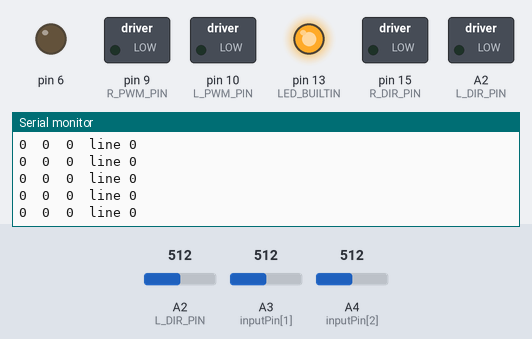
Bench run of a sketch on a simulated Arduino Uno, built with avr-gcc and run on an emulated ATmega328P. Parts: switched loads named in the sketch (green lamp = pin HIGH), output pins drawn as LEDs (lit = HIGH), the last lines printed to the serial monitor. Inputs (shaded band) come from the test bench; at power-on: A2 (L_DIR_PIN) = 512, A3 (inputPin[1]) = 512, A4 (inputPin[2]) = 512.

Above: at 6.2 s.
6.3 s: A2 (L_DIR_PIN) set to 597
9.3 s: A2 (L_DIR_PIN) set to 629
At 10.2 s:
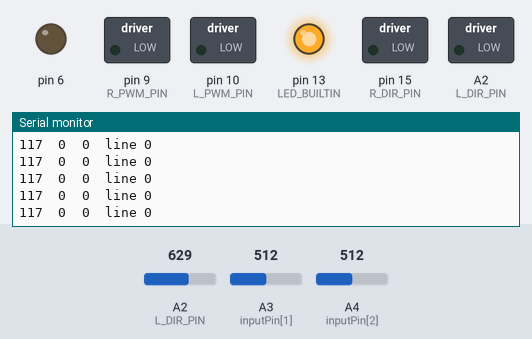
12.3 s: A3 (inputPin[1]) set to 604
15.3 s: A3 (inputPin[1]) set to 625
At 16.0 s:
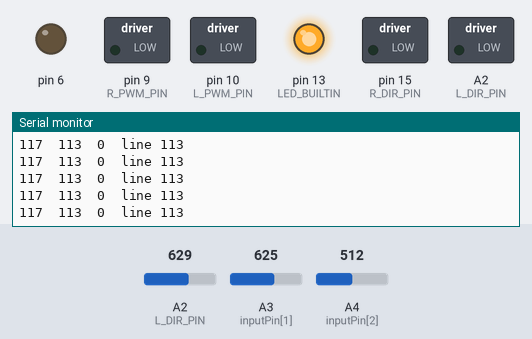

Measured:
- after the input at 9.3 s, the serial monitor: prints a new line at once (image 1)
- after the input at 15.3 s, the serial monitor: prints a new line at once (image 2)

The sketch:

prueba_sincontrol.ino
```cpp
#define L_PWM_PIN 10
#define L_DIR_PIN 16
#define R_PWM_PIN  9
#define R_DIR_PIN 15

const int numReadings = 40;
unsigned int readings[3][numReadings];      // the readings from the analog input
int readIndex = 0;              // the index of the current reading
unsigned int total[] = {0, 0, 0};               // the running total
float average[] = {0, 0, 0};              // the average
unsigned int sensorValue[] = {0, 0, 0};
int inputPin[] = {A2, A3, A4};
int sensorMin[] = {1023, 1023, 1023};
int sensorMax[] = {0, 0, 0};


// Variables to remember our
// motor power for Left and Right.
// Byte stores 0 to 255
byte l_power;
byte r_power;

unsigned int linea = 0;
unsigned int pos = 0;
unsigned int centre = 0, error = 0, error_anterior = 0;

// Calibración sensores
void cal() {
  for (int i = 0; i < 3; i++) {
    // subtract the last reading:
    total[i] = total[i] - readings[i][readIndex];
    // read from the sensor:
    readings[i][readIndex] = analogRead(inputPin[i]);
    // add the reading to the total:
    total[i] = total[i] + readings[i][readIndex];
    // advance to the next position in the array:
    readIndex = readIndex + 1;

    // if we're at the end of the array...
    if (readIndex >= numReadings) {
      // ...wrap around to the beginning:
      readIndex = 0;
    }

    // calculate the average:
    average[i] = abs(total[i] / numReadings);
    // send it to the computer as ASCII digits
    //Serial.print(average[i]);
    //Serial.print("\t");
    delay(10);        // delay in between reads for stability

  }
  //Serial.println();
  //analogWrite(6,10);
  //delay(1);
  //analogWrite(6,0);
  //delay(1);
}


void setup()
{
  Serial.begin(9600);
  pinMode(LED_BUILTIN, OUTPUT);
  digitalWrite(LED_BUILTIN, HIGH);
  pinMode(6, OUTPUT);
  // initialize all the readings to 0:
  for (int thisReading = 0; thisReading < numReadings; thisReading++) {
    for (int i = 0; i < 3; i++) {
      readings[i][thisReading] = 0;
    }
  }
  while (millis() < 5000) {
    cal();
  }
  // Motors def
  pinMode( L_PWM_PIN, OUTPUT );
  pinMode( L_DIR_PIN, OUTPUT );
  pinMode( R_PWM_PIN, OUTPUT );
  pinMode( R_DIR_PIN, OUTPUT );

  // Set initial direction for l and r
  // Which of these is foward, or backward?
  // LOW FORWARD , HIGH BACKWARDS
  digitalWrite( L_DIR_PIN, LOW  );
  digitalWrite( R_DIR_PIN, LOW );

  // Set initial l_power and r_power values.
  l_power = 0;
  r_power = 0;

}

void loop()
{

  for (int i = 0; i < 3; i++) {
    sensorValue[i] = analogRead(inputPin[i]);

    sensorValue[i] = abs(sensorValue[i] - average[i]);
    if (sensorValue[i] < 100) {
      sensorValue[i] = 0;
    }
    else if (sensorValue[i] > 200) {
      sensorValue[i] = 500;
    }

    //sensorValue[i] = map(sensorValue[i], sensorMin[i], sensorMax[i], 1000, 0);
    sensorValue[i] = constrain(sensorValue[i], 0, 500);
    Serial.print(sensorValue[i]);
    Serial.print("\t");
    delay(10);
  }

  //Serial.println();

  linea = (sensorValue[1]) + (sensorValue[2]) + (sensorValue[3]);
  pos = sensorValue[1] * 0 + sensorValue[2] * 1 + sensorValue[3] * 2;
  //int set_point = 200 / 2;
  //centre = pos / line;
  Serial.print("line ");
  Serial.println(linea);
  //delay(100);
  /*
    if(line==0){
    error=error_anterior;
    }
    else{
    error = centre - set_point;
    error_anterior = error;
    }

  */


}


/*


  const int numReadings = 40;
  int readings[3][numReadings];      // the readings from the analog input
  int readIndex = 0;              // the index of the current reading
  int total[] ={0,0,0};                  // the running total
  float average[] = {0,0,0};                // the average
  int sensorValue[]={0,0,0};
  int inputPin[] = {A2,A3,A4};

  void cal(){
  for (int i=0;i<3;i++){
  // subtract the last reading:
  total[i] = total[i] - readings[i][readIndex];
  // read from the sensor:
  readings[i][readIndex] = analogRead(inputPin[i]);
  // add the reading to the total:
  total[i] = total[i] + readings[i][readIndex];
  // advance to the next position in the array:
  readIndex = readIndex + 1;

  // if we're at the end of the array...
  if (readIndex >= numReadings) {
    // ...wrap around to the beginning:
    readIndex = 0;
  }

  // calculate the average:
  average[i] = abs(total[i] / numReadings);
  // send it to the computer as ASCII digits
  //Serial.print(average[i]);
  //Serial.print("\t");
  //delay(10);        // delay in between reads for stability
  }
  //Serial.println();
  analogWrite(6,10);
  delay(1);
  analogWrite(6,0);
  delay(1);
  }
  void setup() {
  // initialize serial communication with computer:
  Serial.begin(9600);
  pinMode(6,OUTPUT);
  // initialize all the readings to 0:
  for (int thisReading = 0; thisReading < numReadings; thisReading++) {
    for (int i=0; i<3; i++){
    readings[i][thisReading] = 0;
  }
  }
  while(millis()<5000){
  cal();
  }
  }

  void loop() {
  //analogWrite(6,0);
  for (int i=0; i<3; i++){
    sensorValue[i]=analogRead(inputPin[i]);
    sensorValue[i]=abs(sensorValue[i]-average[i]);
    Serial.print(sensorValue[i]);
    Serial.print("\t");
    delay(10);
    }

    Serial.println();

  }

*/
```
